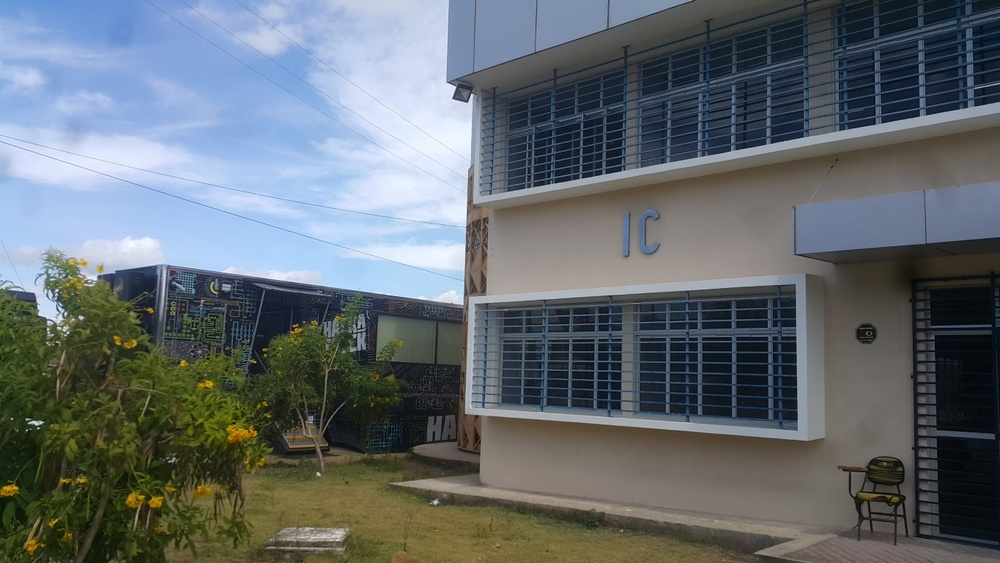
#> input picture List3/Item2/images/IC/1.jpg, 1000 x 563 px, shrunk from 1365 x 768 before the run; its folder holds 3 pictures in this run
$ jupyter execute main.ipynb
#> lines starting #> are read from the running program, lines starting #| are printed output that depends on the picture; after the words box and inside, x2 and y2 are one past the last pixel; in counts of white or black regions, pixels touching at a corner belong together
[cell 1]
import cv2
import numpy as np
import matplotlib.pyplot as plt

[cell 2]
descriptor = cv2.SIFT_create()
def get_keypoints_and_features(image):
    gray = cv2.cvtColor(image, cv2.COLOR_RGB2GRAY)
    return descriptor.detectAndCompute(gray, None)

[cell 3]
matcher = cv2.BFMatcher(cv2.NORM_L2, crossCheck=True)
def match_with_bruteforce(features1, features2):
    matches = matcher.match(features1,features2)
    matches = sorted(matches, key = lambda x:x.distance)
    return matches

[cell 4]
def compute_homography(kps1, kps2, matches):
    ptsA = np.float32([kps2[m.trainIdx].pt for m in matches]).reshape(-1, 1, 2)
    ptsB = np.float32([kps1[m.queryIdx].pt for m in matches]).reshape(-1, 1, 2)

    return cv2.findHomography(ptsA, ptsB, cv2.RANSAC, 5.0)

[cell 5]
def overlay_images(source, overlay):
    alpha = cv2.cvtColor(overlay, cv2.COLOR_RGB2GRAY)[:,:] > 0
    mask = np.dstack((alpha, alpha, alpha))

    h, w = overlay.shape[:2]
    source[0:h, 0:w] = (overlay * mask) + (source[0:h, 0:w] * ~mask)

    return source

[cell 6]
def crop_border(image):
    gray = cv2.cvtColor(image, cv2.COLOR_RGB2GRAY)
    contours, _ = cv2.findContours(gray, cv2.RETR_EXTERNAL, cv2.CHAIN_APPROX_SIMPLE)
    cnts = [cv2.boundingRect(contour) for contour in contours]
    x, y, w, h = max(cnts, key=lambda c: c[2] * c[3])
    return image[y:y+h, x:x+w]

[cell 7]
def create_panorama(images):
    if(len(images) == 1):
        return images[0]

    keypoints, features = zip(*[get_keypoints_and_features(image) for image in images])
    matches = [match_with_bruteforce(features[i], features[i+1]) for i in range(len(images)-1)]
    homographies, statuses = zip(*[compute_homography(keypoints[i], keypoints[i+1], matches[i]) for i in range(len(images)-1)])

    panorama = images[0]
    for i in range(1,len(images)):
        width = panorama.shape[1] + images[i].shape[1]
        height = panorama.shape[0] + images[i].shape[0]

        transformed = images[i]
        for h in range(i-1, -1, -1):
            transformed = cv2.warpPerspective(transformed, homographies[h], (width, height))

        panorama = crop_border(overlay_images(transformed, panorama))

    return cv2.cvtColor(panorama, cv2.COLOR_RGB2BGR) #plt usa BGR

[cell 8]
def show_result(panorama, img1, img2, img3):
    fig = plt.figure()
    gs = fig.add_gridspec(2,3)
    ax1 = fig.add_subplot(gs[0, 0])
    ax2 = fig.add_subplot(gs[0, 1])
    ax3 = fig.add_subplot(gs[0, 2])
    ax4 = fig.add_subplot(gs[1, :])

    ax1.imshow(cv2.cvtColor(img1, cv2.COLOR_RGB2BGR))
    ax2.imshow(cv2.cvtColor(img2, cv2.COLOR_RGB2BGR))
    ax3.imshow(cv2.cvtColor(img3, cv2.COLOR_RGB2BGR))
    ax4.imshow(panorama)

    ax1.axis('off'), ax2.axis('off'), ax3.axis('off'), ax4.axis('off')
    plt.show()

### IC - UFAL

[cell 9]
ic_images = [cv2.imread(f'images/IC/{i}.jpg') for i in range(1,3+1)]
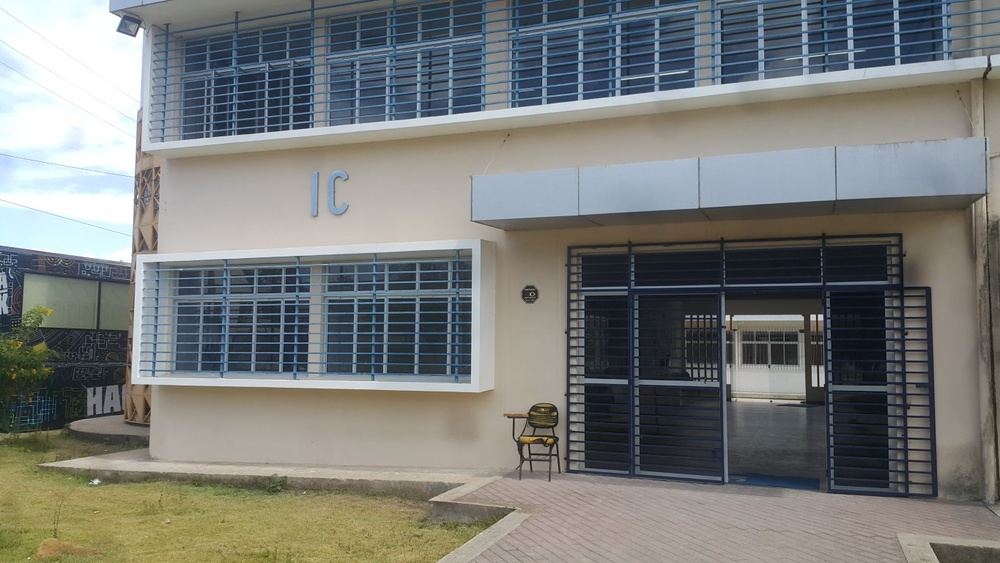
#> input picture List3/Item2/images/IC/2.jpg, 1000 x 563 px, shrunk from 1365 x 768 before the run
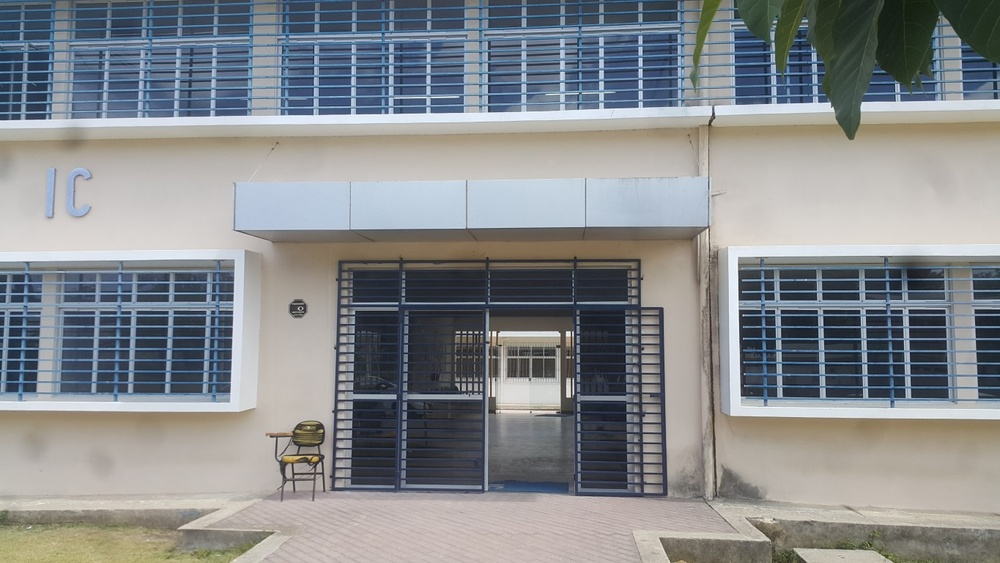
#> input picture List3/Item2/images/IC/3.jpg, 1000 x 563 px, shrunk from 1365 x 768 before the run
#> ic_images = 3 items
ic = create_panorama(ic_images)
#> in get_keypoints_and_features, image is the input picture: shape (563, 1000, 3); mean B, G, R 111.5, 107, 99.5
#> in get_keypoints_and_features, image is the input picture: shape (563, 1000, 3); mean B, G, R 120.8, 123.3, 121
#> in get_keypoints_and_features, image is the input picture: shape (563, 1000, 3); mean B, G, R 140.2, 137.5, 134.4
#> in match_with_bruteforce, `matches = matcher.match(features1,features2)`: matches = 922 matches
#> in match_with_bruteforce (call 2), `matches = matcher.match(features1,features2)`: matches = 1197 matches
#> in create_panorama, `matches = [match_with_bruteforce(features[i], features[i+1]) for i in ..`: matches = 2 matches
#> in compute_homography, `ptsA = np.float32([kps2[m.trainIdx].pt for m in matches]).reshape(-1, ..`: ptsA = 922 rows, first 8: [379.8, 327.7], [374, 281.9], [304.6, 347.8], [373.5, 321.9], [329.7, 300.8], [372.5, 53.26], [450.6, 118.4], [385.9, 312.5]
#> in compute_homography, `ptsB = np.float32([kps1[m.queryIdx].pt for m in matches]).reshape(-1, ..`: ptsB = 922 rows, first 8: [693.7, 367.5], [687, 320.4], [617.5, 385.6], [687.1, 361.4], [641.5, 339.5], [684.7, 91.36], [734.1, 154.4], [699.7, 351.7]
#> in compute_homography (call 2), `ptsA = np.float32([kps2[m.trainIdx].pt for m in matches]).reshape(-1, ..`: ptsA = 1197 rows, first 8: [403.9, 444.7], [369.4, 40.03], [362.8, 319.4], [242.4, 555.6], [387.4, 306.1], [174.3, 365.8], [344.8, 275.1], [595.7, 497.5]
#> in compute_homography (call 2), `ptsB = np.float32([kps1[m.queryIdx].pt for m in matches]).reshape(-1, ..`: ptsB = 1197 rows, first 8: [637, 430.7], [559.8, 29.04], [592.1, 304.3], [487.4, 529.7], [617.5, 290.5], [421.2, 348.8], [573.9, 260.5], [851.3, 495.9]
#> in create_panorama, `homographies, statuses = zip(*[compute_homography(keypoints[i], keypoi..`: homographies = ([[0.565, -0.0288, 364.2], [-0.14, 0.821, 85.4], [-0.000427, -5.57e-05, 1]], [[0.674, 0.0229, 272], [-0.111, 0.883, 26.46], [-0.000336, 1.25e-05, 1]])
#> the loop in create_panorama, `for i in range(1,len(images)):` made 2 passes
#> (width, height, cnts in crop_border, x in crop_border, y in crop_border) on passes 1 to 2: (2000, 1126, [(0, 0, 1685, 752)], 0, 0), (2685, 1315, [(0, 0, 2685, 982)], 0, 0)
#> pass 1, in crop_border, `gray = cv2.cvtColor(image, cv2.COLOR_RGB2GRAY)`:
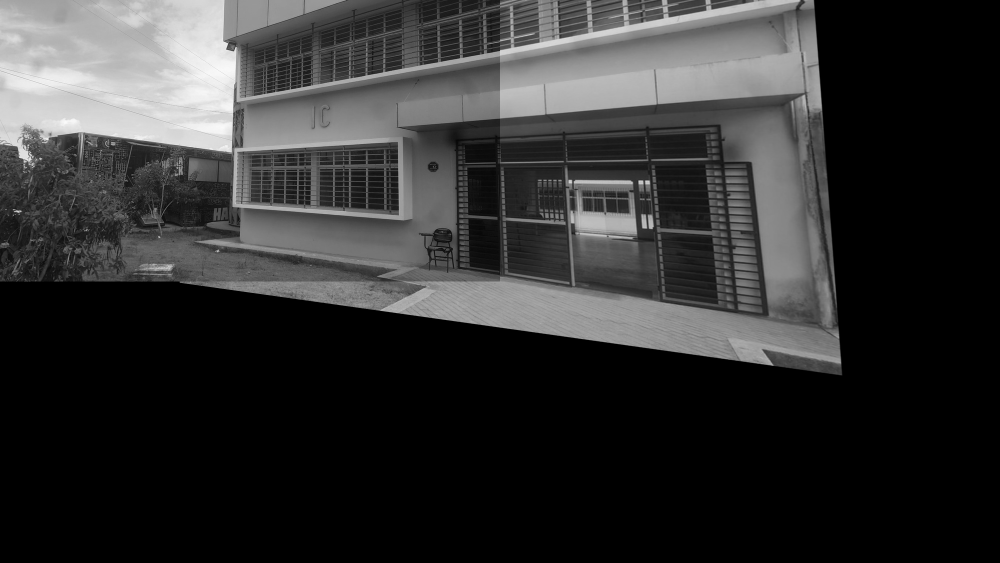
#> gray: shape (1126, 2000) (shown at 1/2 size); min 0, max 253, mean 49.6
#> pass 1, in create_panorama, `panorama = crop_border(overlay_images(transformed, panorama))`:
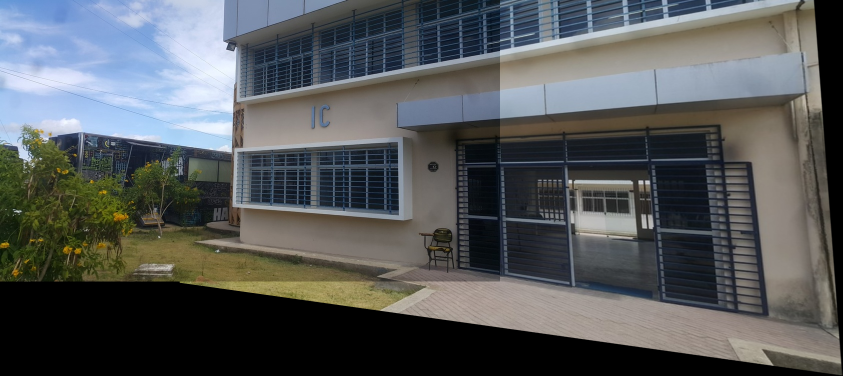
#> panorama: shape (752, 1685, 3) (shown at 1/2 size); mean B, G, R 89.4, 88.2, 85.1
#> after the loop in create_panorama, `for i in range(1,len(images)):`:
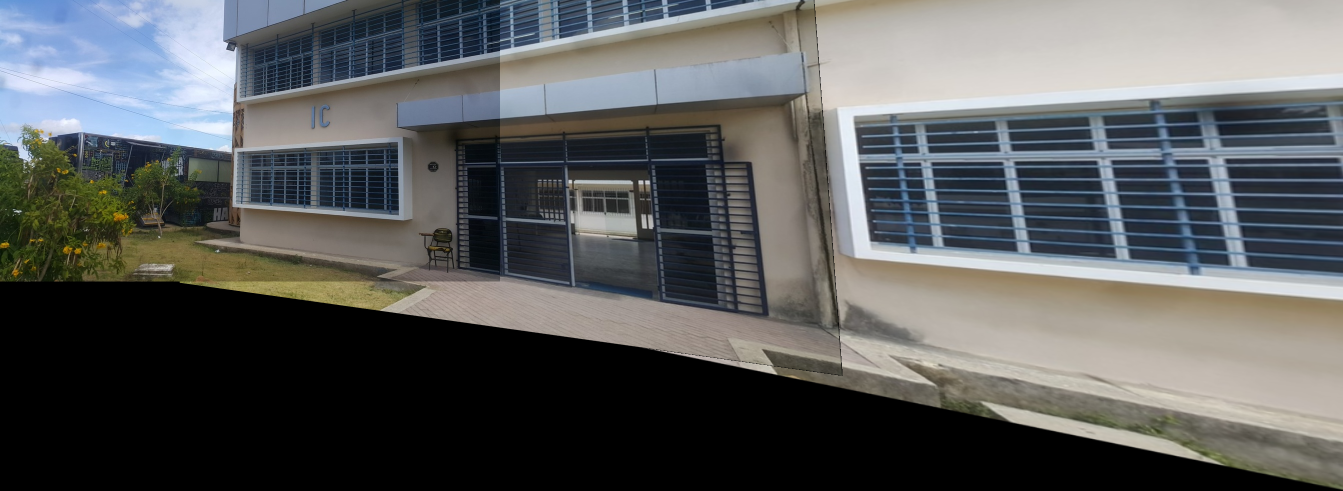
#> panorama: shape (982, 2685, 3) (shown at 1/2 size); mean B, G, R 92.2, 92, 90.2
show_result(ic, *ic_images)
#> in show_result, `plt.show()`:
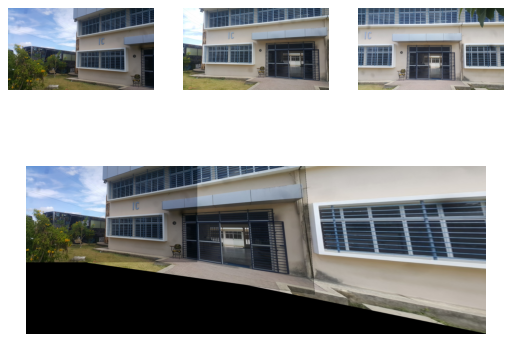
#> figure drawn by matplotlib, 4 panels
cv2.imwrite('results/ic.png', cv2.cvtColor(ic, cv2.COLOR_BGR2RGB))
#> Out = True

### Predio

[cell 10]
predio_images = [cv2.imread(f'images/Predio/{i}.jpg') for i in range(1,3+1)]
#> predio_images = 3 items
predio = create_panorama(predio_images)
#> in match_with_bruteforce (call 3), `matches = matcher.match(features1,features2)`: matches = 922 matches
#> in match_with_bruteforce (call 4), `matches = matcher.match(features1,features2)`: matches = 1197 matches
#> in compute_homography (call 3), `ptsA = np.float32([kps2[m.trainIdx].pt for m in matches]).reshape(-1, ..`: ptsA = 922 rows, first 8: [379.8, 327.7], [374, 281.9], [304.6, 347.8], [373.5, 321.9], [329.7, 300.8], [372.5, 53.26], [450.6, 118.4], [385.9, 312.5]
#> in compute_homography (call 3), `ptsB = np.float32([kps1[m.queryIdx].pt for m in matches]).reshape(-1, ..`: ptsB = 922 rows, first 8: [693.7, 367.5], [687, 320.4], [617.5, 385.6], [687.1, 361.4], [641.5, 339.5], [684.7, 91.36], [734.1, 154.4], [699.7, 351.7]
#> in compute_homography (call 4), `ptsA = np.float32([kps2[m.trainIdx].pt for m in matches]).reshape(-1, ..`: ptsA = 1197 rows, first 8: [403.9, 444.7], [369.4, 40.03], [362.8, 319.4], [242.4, 555.6], [387.4, 306.1], [174.3, 365.8], [344.8, 275.1], [595.7, 497.5]
#> in compute_homography (call 4), `ptsB = np.float32([kps1[m.queryIdx].pt for m in matches]).reshape(-1, ..`: ptsB = 1197 rows, first 8: [637, 430.7], [559.8, 29.04], [592.1, 304.3], [487.4, 529.7], [617.5, 290.5], [421.2, 348.8], [573.9, 260.5], [851.3, 495.9]
#> the loop in create_panorama (call 2), `for i in range(1,len(images)):` made 2 passes
#> pass 2, in overlay_images (call 4), `alpha = cv2.cvtColor(overlay, cv2.COLOR_RGB2GRAY)[:,:] > 0`:
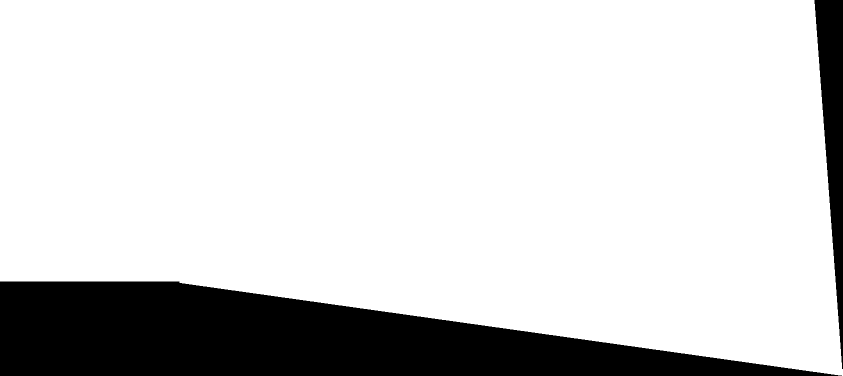
#> alpha: shape (752, 1685) bool (shown at 1/2 size); 83.2% white; 2 black regions, box (x1, y1, x2, y2) and area: (0, 563, 1684, 752) 191455, (1629, 0, 1685, 738) 20884
#> pass 2, in crop_border (call 4), `gray = cv2.cvtColor(image, cv2.COLOR_RGB2GRAY)`:
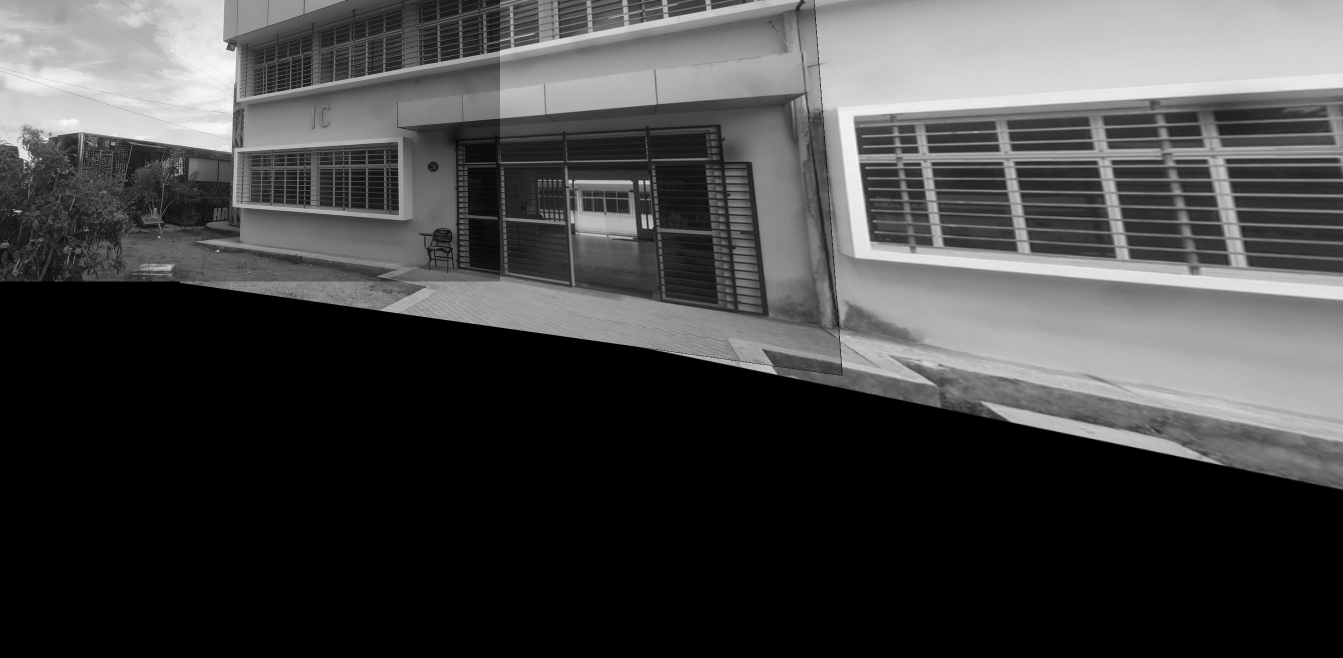
#> gray: shape (1315, 2685) (shown at 1/2 size); min 0, max 254, mean 68.6
show_result(predio, *predio_images)
cv2.imwrite('results/predio.png', cv2.cvtColor(predio, cv2.COLOR_BGR2RGB))
#> Out = True

### Rua

[cell 11]
rua_images = [cv2.imread(f'images/Rua/{i}.jpg') for i in range(1,3+1)]
#> rua_images = 3 items
rua = create_panorama(rua_images)
#> in match_with_bruteforce (call 5), `matches = matcher.match(features1,features2)`: matches = 922 matches
#> in match_with_bruteforce (call 6), `matches = matcher.match(features1,features2)`: matches = 1197 matches
#> in compute_homography (call 5), `ptsA = np.float32([kps2[m.trainIdx].pt for m in matches]).reshape(-1, ..`: ptsA = 922 rows, first 8: [379.8, 327.7], [374, 281.9], [304.6, 347.8], [373.5, 321.9], [329.7, 300.8], [372.5, 53.26], [450.6, 118.4], [385.9, 312.5]
#> in compute_homography (call 5), `ptsB = np.float32([kps1[m.queryIdx].pt for m in matches]).reshape(-1, ..`: ptsB = 922 rows, first 8: [693.7, 367.5], [687, 320.4], [617.5, 385.6], [687.1, 361.4], [641.5, 339.5], [684.7, 91.36], [734.1, 154.4], [699.7, 351.7]
#> in compute_homography (call 6), `ptsA = np.float32([kps2[m.trainIdx].pt for m in matches]).reshape(-1, ..`: ptsA = 1197 rows, first 8: [403.9, 444.7], [369.4, 40.03], [362.8, 319.4], [242.4, 555.6], [387.4, 306.1], [174.3, 365.8], [344.8, 275.1], [595.7, 497.5]
#> in compute_homography (call 6), `ptsB = np.float32([kps1[m.queryIdx].pt for m in matches]).reshape(-1, ..`: ptsB = 1197 rows, first 8: [637, 430.7], [559.8, 29.04], [592.1, 304.3], [487.4, 529.7], [617.5, 290.5], [421.2, 348.8], [573.9, 260.5], [851.3, 495.9]
show_result(rua, *rua_images)
cv2.imwrite('results/rua.png', cv2.cvtColor(rua, cv2.COLOR_BGR2RGB))
#> Out = True

### Londres

[cell 12]
londres_images = [cv2.imread(f'images/Londres/{i}.jpg') for i in range(1,3+1)]
#> londres_images = 3 items
londres = create_panorama(londres_images)
#> in match_with_bruteforce (call 7), `matches = matcher.match(features1,features2)`: matches = 922 matches
#> in match_with_bruteforce (call 8), `matches = matcher.match(features1,features2)`: matches = 1197 matches
#> in compute_homography (call 7), `ptsA = np.float32([kps2[m.trainIdx].pt for m in matches]).reshape(-1, ..`: ptsA = 922 rows, first 8: [379.8, 327.7], [374, 281.9], [304.6, 347.8], [373.5, 321.9], [329.7, 300.8], [372.5, 53.26], [450.6, 118.4], [385.9, 312.5]
#> in compute_homography (call 7), `ptsB = np.float32([kps1[m.queryIdx].pt for m in matches]).reshape(-1, ..`: ptsB = 922 rows, first 8: [693.7, 367.5], [687, 320.4], [617.5, 385.6], [687.1, 361.4], [641.5, 339.5], [684.7, 91.36], [734.1, 154.4], [699.7, 351.7]
#> in compute_homography (call 8), `ptsA = np.float32([kps2[m.trainIdx].pt for m in matches]).reshape(-1, ..`: ptsA = 1197 rows, first 8: [403.9, 444.7], [369.4, 40.03], [362.8, 319.4], [242.4, 555.6], [387.4, 306.1], [174.3, 365.8], [344.8, 275.1], [595.7, 497.5]
#> in compute_homography (call 8), `ptsB = np.float32([kps1[m.queryIdx].pt for m in matches]).reshape(-1, ..`: ptsB = 1197 rows, first 8: [637, 430.7], [559.8, 29.04], [592.1, 304.3], [487.4, 529.7], [617.5, 290.5], [421.2, 348.8], [573.9, 260.5], [851.3, 495.9]
show_result(londres, *londres_images)
cv2.imwrite('results/londres.png', cv2.cvtColor(londres, cv2.COLOR_BGR2RGB))
#> Out = True

### Taj Mahal

[cell 13]
taj_images = [cv2.imread(f'images/TajMahal/{i}.png') for i in range(1,3+1)]
#> taj_images = 3 items
taj = create_panorama(taj_images)
#> in match_with_bruteforce (call 9), `matches = matcher.match(features1,features2)`: matches = 922 matches
#> in match_with_bruteforce (call 10), `matches = matcher.match(features1,features2)`: matches = 1197 matches
#> in compute_homography (call 9), `ptsA = np.float32([kps2[m.trainIdx].pt for m in matches]).reshape(-1, ..`: ptsA = 922 rows, first 8: [379.8, 327.7], [374, 281.9], [304.6, 347.8], [373.5, 321.9], [329.7, 300.8], [372.5, 53.26], [450.6, 118.4], [385.9, 312.5]
#> in compute_homography (call 9), `ptsB = np.float32([kps1[m.queryIdx].pt for m in matches]).reshape(-1, ..`: ptsB = 922 rows, first 8: [693.7, 367.5], [687, 320.4], [617.5, 385.6], [687.1, 361.4], [641.5, 339.5], [684.7, 91.36], [734.1, 154.4], [699.7, 351.7]
#> in compute_homography (call 10), `ptsA = np.float32([kps2[m.trainIdx].pt for m in matches]).reshape(-1, ..`: ptsA = 1197 rows, first 8: [403.9, 444.7], [369.4, 40.03], [362.8, 319.4], [242.4, 555.6], [387.4, 306.1], [174.3, 365.8], [344.8, 275.1], [595.7, 497.5]
#> in compute_homography (call 10), `ptsB = np.float32([kps1[m.queryIdx].pt for m in matches]).reshape(-1, ..`: ptsB = 1197 rows, first 8: [637, 430.7], [559.8, 29.04], [592.1, 304.3], [487.4, 529.7], [617.5, 290.5], [421.2, 348.8], [573.9, 260.5], [851.3, 495.9]
show_result(taj, *taj_images)
cv2.imwrite('results/taj.png', cv2.cvtColor(taj, cv2.COLOR_BGR2RGB))
#> Out = True
